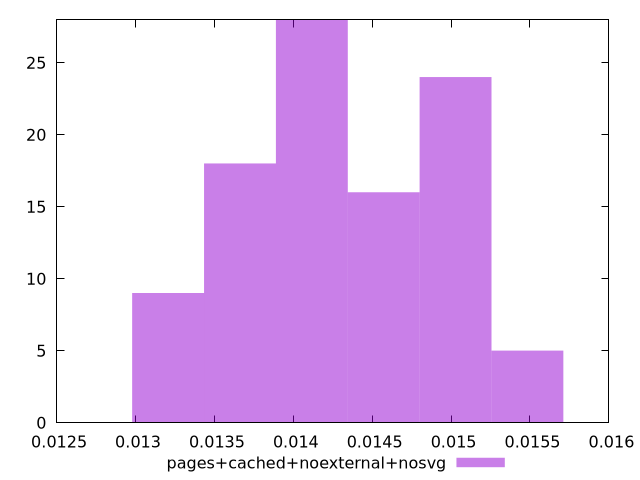

Reproduce this figure in gnuplot.
$_pagesCachedNoexternalNosvg <<EOF
0.014572851678072946 16
0.013662048448193386 18
0.014117450063133167 28
0.015028253293012725 24
0.013206646833253607 9
0.015483654907952506 5
EOF
set key outside below
set terminal pngcairo
set output "report_00006_2020-11-02T20-21-41.718Z/largest-contentful-paint/pages+cached+noexternal+nosvg//hist.png"
set yrange [0:28]
set boxwidth 0.00045540161493977957
set style fill transparent solid 0.5 noborder
plot $_pagesCachedNoexternalNosvg title "pages+cached+noexternal+nosvg" with boxes ,
